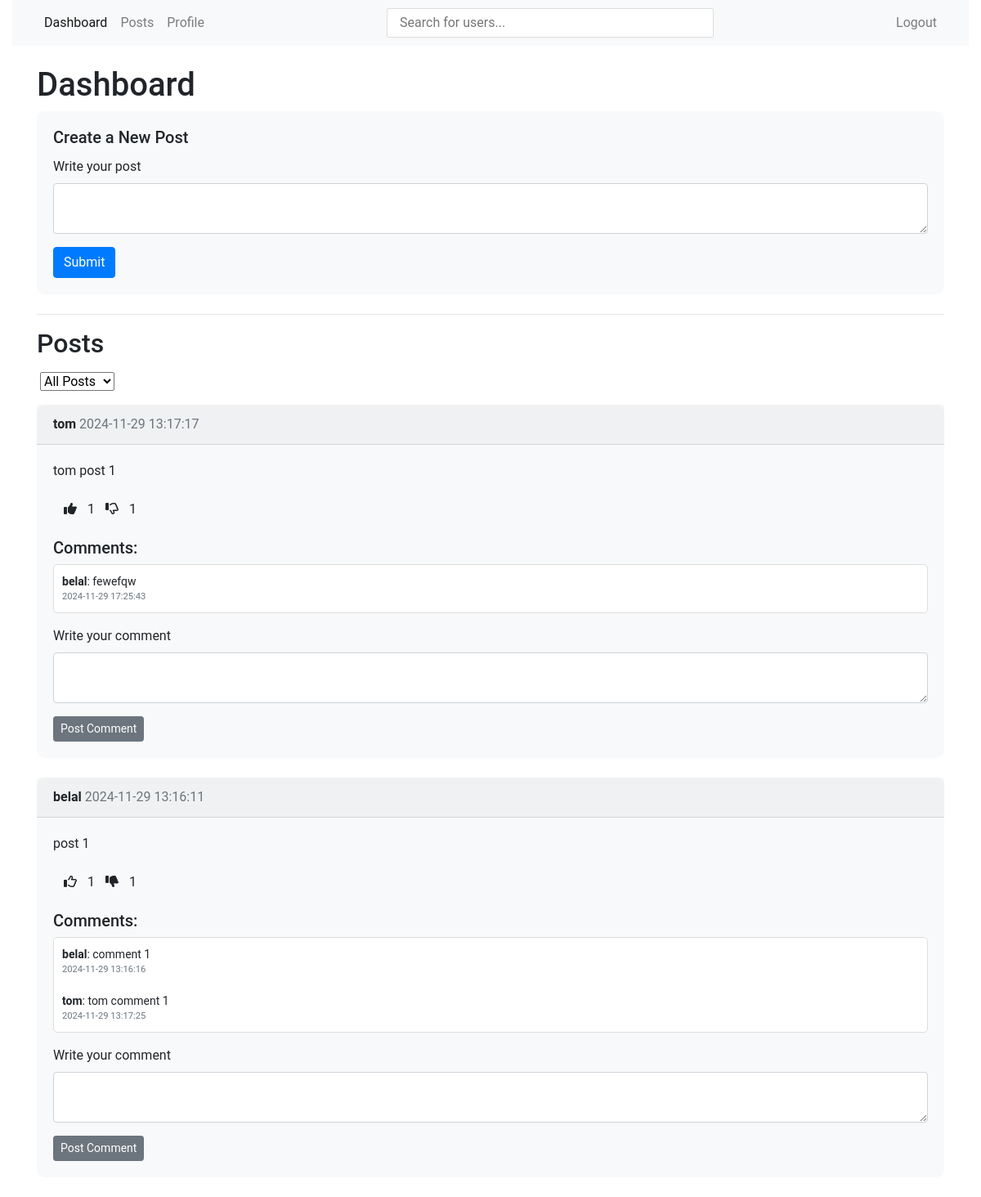
The page /dashboard (signed in) on the database its author committed.
### app/models.py (models this page shows)
class User(UserMixin, db.Model):
    id = db.Column(db.Integer, primary_key=True)
    username = db.Column(db.String(80), unique=True, nullable=False)
    password = db.Column(db.String(200), nullable=False)
    posts = db.relationship('Post', backref='author', cascade="all, delete-orphan")
    reactions = db.relationship('Reaction', backref='user', cascade="all, delete-orphan")
    comments = db.relationship('Comment', backref='author', cascade="all, delete-orphan")
    followed = db.relationship(
        'Follow',
        foreign_keys='Follow.follower_id',
        backref='follower', lazy='dynamic'
    )
    followers = db.relationship(
        'Follow',
        foreign_keys='Follow.followed_id',
        backref='followed', lazy='dynamic'
    )

class Post(db.Model):
    id = db.Column(db.Integer, primary_key=True)
    content = db.Column(db.Text, nullable=False)
    timestamp = db.Column(db.DateTime(timezone=True), server_default=func.now())
    user_id = db.Column(db.Integer, db.ForeignKey('user.id', ondelete="CASCADE"), nullable=False)
    reactions = db.relationship('Reaction', backref='post', cascade="all, delete-orphan")
    comments = db.relationship('Comment', backref='post', cascade="all, delete-orphan")

class Comment(db.Model):
    id = db.Column(db.Integer, primary_key=True)
    content = db.Column(db.Text, nullable=False)
    timestamp = db.Column(db.DateTime(timezone=True), server_default=func.now())
    user_id = db.Column(db.Integer, db.ForeignKey('user.id', ondelete="CASCADE"), nullable=False)
    post_id = db.Column(db.Integer, db.ForeignKey('post.id', ondelete="CASCADE"), nullable=False)

### app/routes.py (the view, shortened to what this page needs)
@app.route('/dashboard', methods=['GET', 'POST'])
@login_required
def dashboard():
    post_form = PostForm()  # Form for creating posts
    comment_form = CommentForm()  # Form for creating comments
    form_type = request.form.get('form_type')  # Identify submitted form
    if form_type == "post_form" and post_form.validate_on_submit():
        post = Post(content=post_form.content.data, author=current_user)
        db.session.add(post)
        db.session.commit()
        return redirect(url_for('dashboard'))
    filter_type = request.args.get('filter', 'all')
    if filter_type == 'following':
        followed_user_ids = [follow.followed_id for follow in current_user.followed]
        posts = Post.query.filter(Post.user_id.in_(followed_user_ids)).order_by(Post.timestamp.desc()).all()
    else:
        posts = Post.query.order_by(Post.timestamp.desc()).all()
    posts_with_reactions = []
    for post in posts:
        liked = any(reaction.user_id == current_user.id and reaction.reaction_type == 'like' for reaction in post.reactions)
        disliked = any(reaction.user_id == current_user.id and reaction.reaction_type == 'dislike' for reaction in post.reactions)
        posts_with_reactions.append({
            "post": post,
            "likes": Reaction.query.filter_by(post_id=post.id, reaction_type="like").count(),
            "dislikes": Reaction.query.filter_by(post_id=post.id, reaction_type="dislike").count(),
            "liked": liked,
            "disliked": disliked
        })
    return render_template('dashboard.html',
                           posts=posts_with_reactions,
                           post_form=post_form,
                           comment_form=comment_form,
                           filter_type=filter_type)

### app/forms.py
class PostForm(FlaskForm):
    content = TextAreaField('Write your post', validators=[
        DataRequired(),
        Length(max=500, message="Post cannot exceed 500 characters.")
    ])
    submit = SubmitField('Submit')

class CommentForm(FlaskForm):
    content = TextAreaField('Write your comment', validators=[DataRequired()])
    submit = SubmitField('Post Comment')

### app/__init__.py (called while the page is built)
@login_manager.user_loader
def load_user(user_id):
    from app.models import User
    return User.query.get(int(user_id))

### app/templates/dashboard.html (shortened to what this page needs)
{% extends "base_user.html" %}
{% block user_content %}
<h1>Dashboard</h1>
<div class="card mb-4">
    <div class="card-body">
        <h5 class="card-title">Create a New Post</h5>
        <form method="post" action="{{ url_for('dashboard') }}">
            <div class="form-group mb-3">
                {{ post_form.content.label(class="form-label") }}
                {{ post_form.content(class="form-control") }}
            </div>
            <button type="submit" class="btn btn-primary">{{ post_form.submit.label.text }}</button>
        </form>
    </div>
</div>
<hr>
<h2 class="mb-3">Posts</h2>
<div class="mb-3">
    <select id="post-filter" onchange="applyFilter()">
        <option value="all" {% if filter_type == 'all' %}selected{% endif %}>All Posts</option>
    </select>
</div>
{% if posts %}
    {% for post in posts %}
        <div class="card mb-4" id="post-{{ post.post.id }}">
            <div class="card-header">
                <strong>{{ post.post.author.username }}</strong>
                <span class="text-muted float-end">{{ post.post.timestamp.strftime('%Y-%m-%d %H:%M:%S') }}</span>
            </div>
            <div class="card-body">
                <p class="card-text">{{ post.post.content }}</p>
                <div class="d-flex align-items-center mb-3">
                    <button class="btn like-button {% if post.liked %}selected{% endif %}" data-post-id="{{ post.post.id }}">
                        <i class="{% if post.liked %}fas{% else %}far{% endif %} fa-thumbs-up"></i>
                    </button>
                    <span class="me-3 like-count">{{ post.likes }}</span>
                    <button class="btn dislike-button {% if post.disliked %}selected{% endif %}" data-post-id="{{ post.post.id }}">
                        <i class="{% if post.disliked %}fas{% else %}far{% endif %} fa-thumbs-down"></i>
                    </button>
                    <span class="dislike-count">{{ post.dislikes }}</span>
                </div>
                <h5>Comments:</h5>
                <ul class="list-group mb-3">
                    {% for comment in post.post.comments %}
                        <li class="list-group-item">
                            <strong>{{ comment.author.username }}</strong>: {{ comment.content }}
                            <small class="text-muted d-block">{{ comment.timestamp.strftime('%Y-%m-%d %H:%M:%S') }}</small>
                        </li>
                    {% endfor %}
                </ul>
                <form method="post" action="{{ url_for('dashboard') }}">
                    <div class="form-group mb-3">
                        {{ comment_form.content.label(class="form-label") }}
                        {{ comment_form.content(class="form-control") }}
                    </div>
                    <button type="submit" class="btn btn-secondary btn-sm">{{ comment_form.submit.label.text }}</button>
                </form>
            </div>
        </div>
    {% endfor %}
{% endif %}
{% endblock %}

### app/templates/base_user.html (shortened to what this page needs)
{% extends "base.html" %}
{% block content %}
    <nav class="navbar navbar-expand-sm navbar-light bg-light w-100">
        <div class="container-fluid">
            <ul class="navbar-nav me-auto">
                <li class="nav-item">
                    <a class="nav-link {% if request.path == '/dashboard' %}active{% endif %}" href="{{ url_for('dashboard') }}">Dashboard</a>
                </li>
                <li class="nav-item">
                    <a class="nav-link {% if request.path == '/my_posts' %}active{% endif %}" href="{{ url_for('my_posts') }}">Posts</a>
                </li>
                <li class="nav-item">
                    <a class="nav-link {% if request.path == '/profile' %}active{% endif %}" href="{{ url_for('profile') }}">Profile</a>
                </li>
            </ul>
            <div class="search-box mx-auto">
                <input class="search-box-text"
                    type="text"
                    id="user-search"
                    placeholder="Search for users..."
                >
            </div>
            <ul class="navbar-nav ms-auto">
                <li class="nav-item">
                    <a class="nav-link" href="{{ url_for('logout') }}">Logout</a>
                </li>
            </ul>
        </div>
    </nav>
    <div class="container mt-4">
        {% block user_content %}{% endblock %}
    </div>
{% endblock %}

### app/templates/base.html (shortened to what this page needs)
<!doctype html>
<html lang="en">
<head>
    <link rel="stylesheet" href="https://stackpath.bootstrapcdn.com/bootstrap/4.2.1/css/bootstrap.min.css">
    <link rel="stylesheet" href="{{ url_for('static', filename='css/style.css') }}">
    <link href="https://cdnjs.cloudflare.com/ajax/libs/font-awesome/6.0.0-beta3/css/all.min.css" rel="stylesheet">
</head>
<body>
    <div class="container-fluid">
        {% block content %}{% endblock %}
    </div>
    </body>
</html>

### app/static/css/style.css (style rules this page uses)
.card { background-color: #f8f9fa; border: 1px none ; border-radius: 10px }
.search-box { position: relative; display: inline-block; margin-left: 20px; }
.search-box-text { width: 400px; max-width: 100%; border-radius: 2px; padding: 5px 15px; border: 1px solid #ddd; }
body { font-family: 'Roboto', 'Open Sans', Arial, sans-serif; }
.list-group { max-height: 200px; overflow-y: auto; border: 1px solid #ddd; border-radius: 5px; }
.list-group-item { border: none; padding: 10px; font-size: 14px; font-family: 'Roboto', 'Open Sans', Arial, sans-serif; }

### rows shown on the page
User: post.author.username "tom"
Post: post.timestamp "2024-11-29 13:17:17", post.content "tom post 1"
Comment: author.username "belal", content "fewefqw", timestamp "2024-11-29 17:25:43"
User: post.author.username "belal"
Post: post.timestamp "2024-11-29 13:16:11", post.content "post 1"
Comment: author.username "belal", content "comment 1", timestamp "2024-11-29 13:16:16"
Comment: author.username "tom", content "tom comment 1", timestamp "2024-11-29 13:17:25"

### other values the page prints
{{ post_form.content.label(class="form-label") }} "Write your post"
{{ post_form.submit.label.text }} "Submit"
{{ post.likes }} "1" "1"
{{ post.dislikes }} "1" "1"
{{ comment_form.content.label(class="form-label") }} "Write your comment" "Write your comment"
{{ comment_form.submit.label.text }} "Post Comment" "Post Comment"
